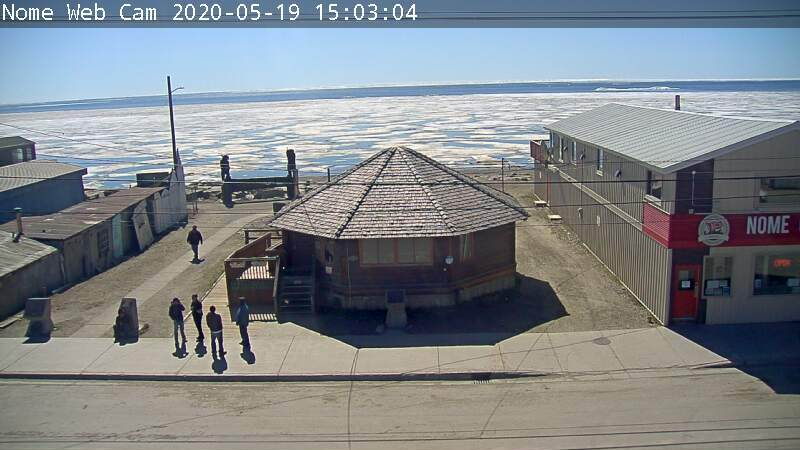
#> input picture Intersec.jpg, 800 x 450 px, found by its file name
$ jupyter execute 'Gray Scale and Sobel.ipynb'
#> lines starting #> are read from the running program, lines starting #| are printed output that depends on the picture; after the words box and inside, x2 and y2 are one past the last pixel; in counts of white or black regions, pixels touching at a corner belong together
<a href="https://colab.research.google.com/github/GKandula/VIP-IPA-Personal/blob/main/VIP_IPA_Test.ipynb" target="_parent"></a>

[cell 1]
#Libraries I used for grayscaling
import numpy as np
import PIL
from PIL import Image
from PIL import ImageShow

#Grayscaled an image from the Nome, Alaska dataset using the Pillow library, did this to see how the
#Loads image on local drive into Colab
img = Image.open('/content/Intersec.jpg')
#> img is the input picture: PIL image 800x450 RGB; mean R, G, B 127.6, 132.9, 137.6

display(img)
#uses the convert function in the PIL library to grayscale image
img2 = img.convert('L')
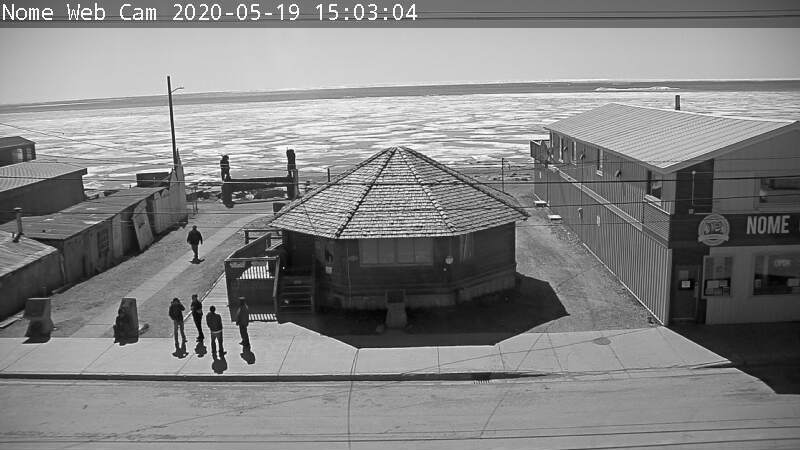
#> img2: PIL image 800x450 L; min 1, max 255, mean 131.9

#saves image locally
img2.save('greyscale.jpg')

#displays image to terminal
img2

[cell 2]
import matplotlib.pyplot as plt
from PIL import Image
import numpy as np
from numpy import asarray
#grayscaling using matplotlib and the formula Y = 0.2126R + 0.7152G + 0.0722B


#function that splits the image into an array of pixel values and takes the dot product with the correct grayscaling values to return the grayscaled image
def rgb2graysc(rgb):
    return 0.2126 * rgb[:,:,2] + 0.7152 * rgb[:,:,1] + 0.0722 * rgb[:,:,0]
#imports image
img = Image.open('/content/Intersec.jpg')
img.convert('RGB')
img_data = np.array(img)
plt.imshow(img)
plt.show()
gray = rgb2graysc(img_data)

#displays the grayscaled image
plt.imshow(gray, cmap=plt.get_cmap('gray'), vmin = 0, vmax = 255)
plt.show()

[cell 3]
#imports used for this algorithm
import numpy as np
import matplotlib.pyplot as plt
import cv2
from google.colab.patches import cv2_imshow
from PIL import Image

#Open image and process it in grayscale
img = Image.open('/content/Intersec.jpg')
img.convert('RGB')
#converts image to array
img_data = np.array(img)
#grayscaled image
gray = 0.2126 * img_data[:,:,2] + 0.7152 * img_data[:,:,1] + 0.0722 * img_data[:,:,0]
#Apply Gaussian Blur to image using cv2 library.
blur_im = cv2.GaussianBlur(gray, (5,5), 9)
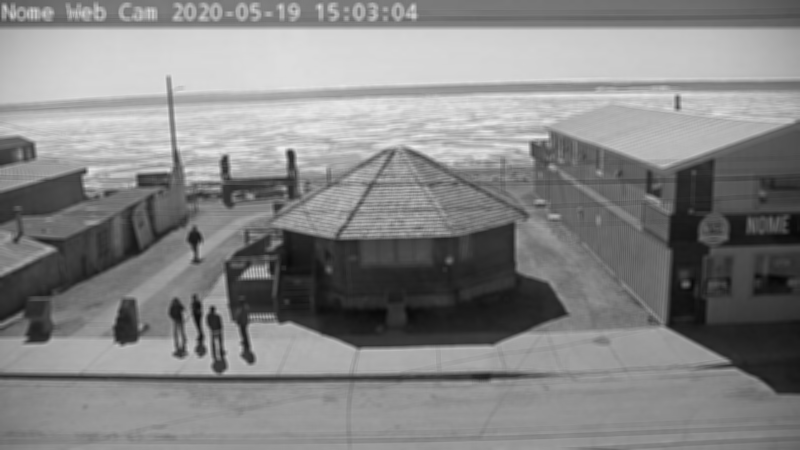
#> blur_im: shape (450, 800) float64; min 6.57, max 239, mean 133.5
cv2_imshow(blur_im)

#Function for edge detection
def sobel_edge_detection(image):
  horizontal = np.array([[1, 0, -1], [2, 0, -2], [1, 0, -1]], np.float32) #y-direction kernel for Sobel
  display(horizontal)
  vertical = np.array([[1,2,1], [0,0,0], [-1,-2,-1]], np.float32) #x-direction kernel
  display(vertical)
  [rows,columns] = np.shape(image) #the shape of the grayscaled image
#> rows = 450; columns = 800

  #initialize array of zeros of the image shape for the x and y direction gradient approximation.
  gx = np.zeros((rows, columns), dtype=np.float32)
  gy = np.zeros((rows, columns), dtype=np.float32)


  #for loops to calculate the gradients in the x and y directions.
  for i in range(rows - 2):
    for j in range(columns - 2):
      gx[i+1,j+1] = np.sum(np.multiply(horizontal, image[i:i + 3, j:j + 3])) #x-direction gradient approximation image, we just take the sum of
      gy[i+1,j+1] = np.sum(np.multiply(vertical, image[i:i + 3, j:j + 3]))#y-direction gradient approximation image,
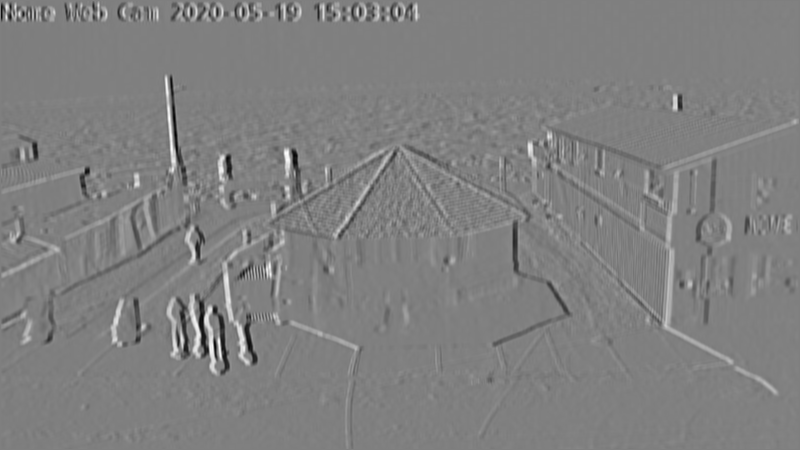
#> gx: shape (450, 800) float32; min -292.6, max 290.5, mean 0.4; drawn with min black and max white
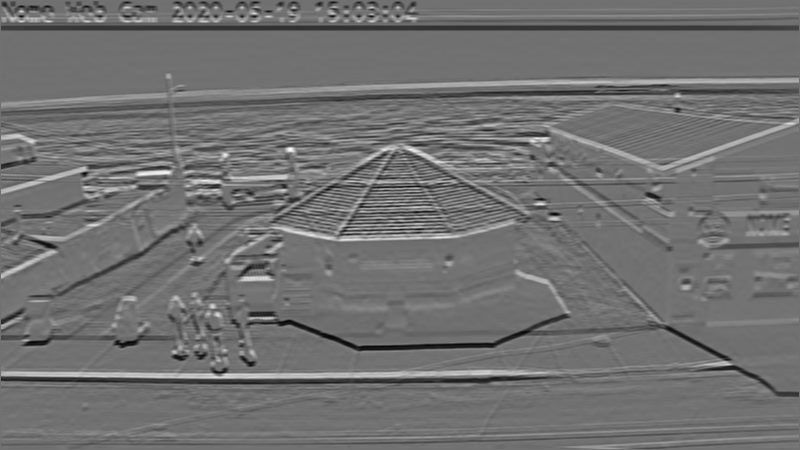
#> gy: shape (450, 800) float32; min -248.4, max 309.9, mean -0.5; drawn with min black and max white

  cv2_imshow(gx)
  cv2_imshow(gy)
  #Compute magnitude using the square root of the sum of the two gradients squared.
  sobel_filtered_image = np.hypot(gx,gy)
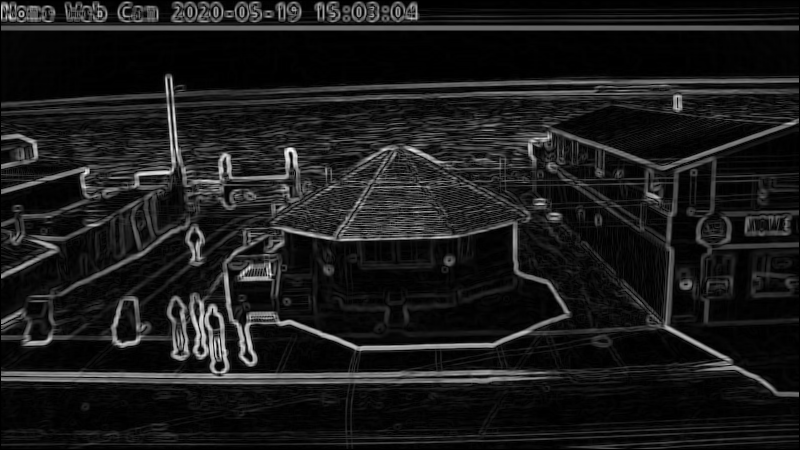
#> sobel_filtered_image: shape (450, 800) float32; min 0, max 319.8, mean 34.2; drawn with min black and max white
  #normalize output to values between 0 and 255 and convert to unsigned int 8 bit for future operations
  sobel_filtered_image = ((255.0*sobel_filtered_image) / sobel_filtered_image.max()).astype(np.uint8)

  cv2_imshow(sobel_filtered_image)
  return sobel_filtered_image

#Call the sobel detector
sobel_filtered_image = sobel_edge_detection(blur_im)


#Calculate threshold value for the image using the cv2 library's threshold function
_, thresh_im = cv2.threshold(sobel_filtered_image, 0, 255, cv2.THRESH_BINARY + cv2.THRESH_OTSU)
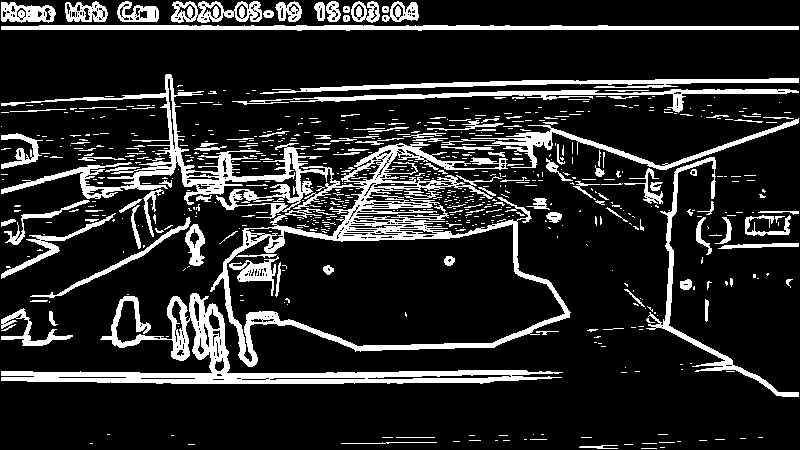
#> thresh_im: shape (450, 800); 16% white; 691 white regions (552 under 20 px), largest, box (x1, y1, x2, y2) and area: (1, 74, 571, 367) 17354, (1, 293, 563, 384) 8624, (1, 25, 799, 31) 3531

#Apply thresholding
edge_detected_image = np.full_like(sobel_filtered_image, 255)
edge_detected_image[sobel_filtered_image > thresh_im] = 0

#Show original image and sobel edge detected image
plt.imshow(img)
plt.show()
plt.imshow(edge_detected_image, cmap=plt.get_cmap('gray'), vmin=0, vmax=255)
plt.show()
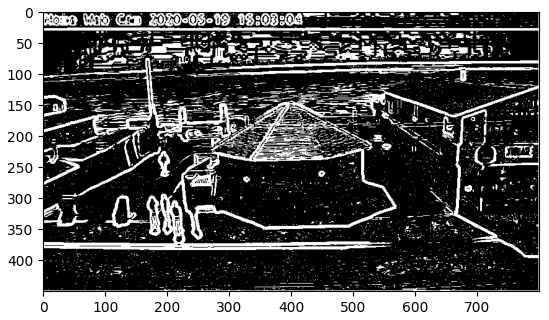
#> figure drawn by matplotlib, 1 panel

cv2_imshow(edge_detected_image)
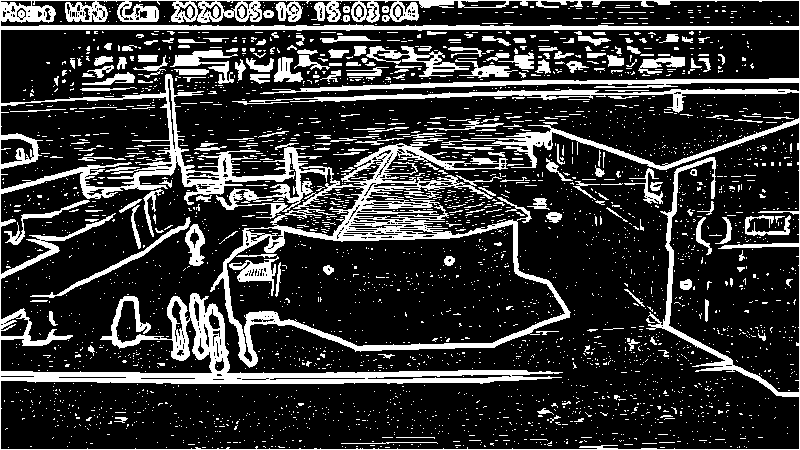
#> shown: shape (450, 800); 21.1% white; 3076 white regions (2853 under 20 px), largest, box (x1, y1, x2, y2) and area: (0, 0, 800, 450) 48971, (366, 46, 470, 77) 916, (170, 50, 238, 84) 765

#Save image to files
cv2.imwrite('sobel detected image.png', edge_detected_image.astype(np.uint8))
